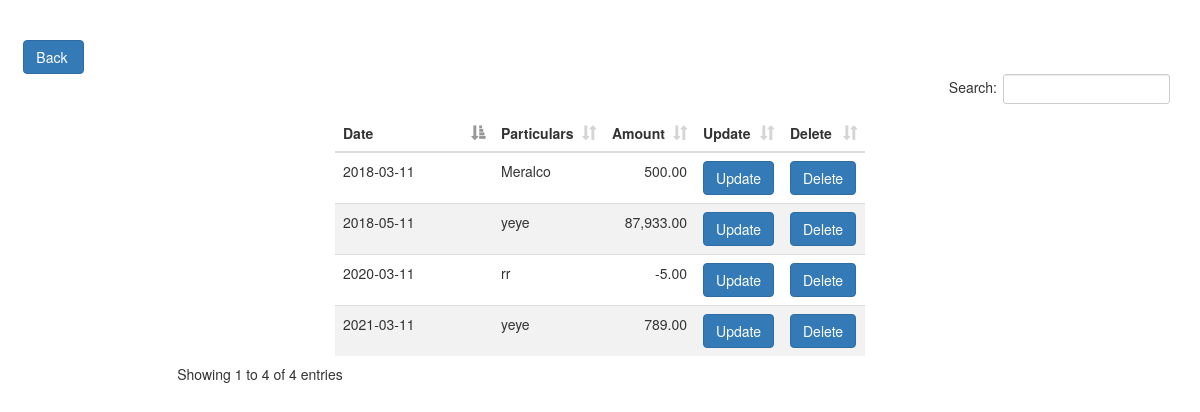
The page /Finance/DisbursementView.php on the database as committed earlier.
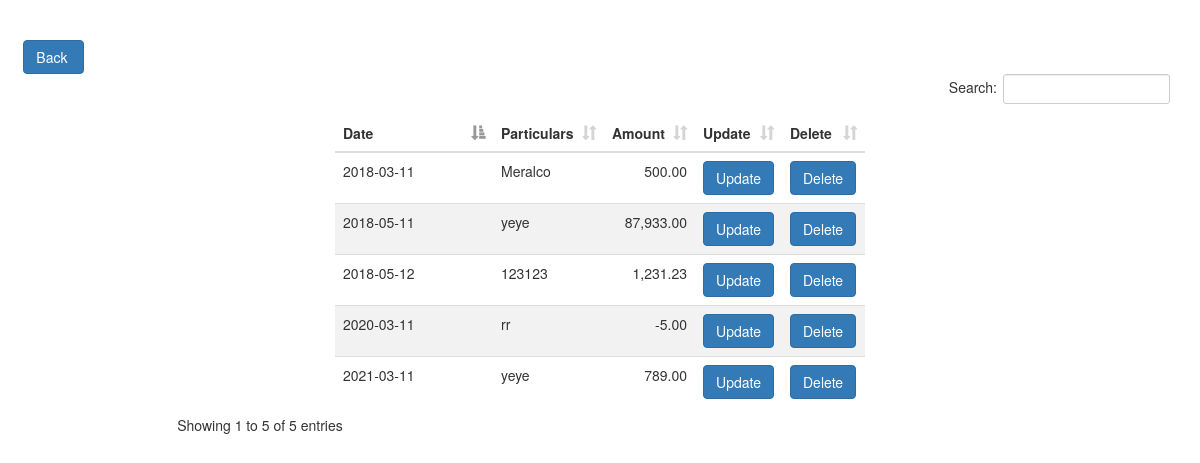
The same page on the database as committed later.
### tables this page shows
CREATE TABLE `finance_disbursement` (
  `disbursement_id` int(10) NOT NULL,
  `disbursement_date` date NOT NULL,
  `disbursement_particular` varchar(50) NOT NULL,
  `disbursement_amount` double NOT NULL,
  `dis` varchar(7) NOT NULL
);

### Finance/DisbursementView.php (the view, shortened to what this page needs)
<!DOCTYPE html>
<html lang="en">
  <head>
    <link href="css/bootstrap.min.css" rel="stylesheet">
    <link href="css/css/mis.css" rel="stylesheet">
    <link href="vendor/css/dataTables.bootstrap.min.css" rel="stylesheet">
      </head>
  <body>
<br><br>
        <button type="button" class="btn btn-primary col-lg-offset-0" onclick="location.href = 'Disbursement.php';"  >Back
</button>
<link href="Style.css" style="text/css" rel="stylesheet">
</head>
<center>
	<?php
include('dbcon.php');
$res = mysqli_query($con, "SELECT * FROM `finance_disbursement`");
$tp = 0;?>
<div class="container">
  <div class="table-responsive">
  <table class="table table table-hover" id="mytable">
  <thead>
     <tr>
      <th scope="col">Date</th>
      <th scope="col">Particulars</th>
      <th scope="col">Amount</th>
      <th scope="col">Update</th>
      <th scope="col">Delete</th></tr>
  </thead>
<?php
while($row = mysqli_fetch_assoc($res)){
$id = $row["disbursement_id"];?>
<tr>
	<td><?php echo $row["disbursement_date"]?></td>
	<td><?php echo $row["disbursement_particular"]?></td>
	<td class='amount'><?php echo number_format($row["disbursement_amount"],2)?></td>
<td><a href="DisbursementUpdate.php?id=<?php echo $row['disbursement_id']?>" class="btn btn-primary">Update</a></td>
    <td><input type="button" onClick="deleteme(<?php echo $row['disbursement_id']?>)" name="Delete" value="Delete" class="btn btn-primary"></td>
    </tr>
<?php
}
?>
</div>
  </div>
</center>
</body>
</html>

### Finance/Style.css (style rules this page uses)
body { background-color: white; }

### Finance/DisbursementView.php (style rules this page uses)
table { border-collapse: collapse; width:50%; }
th,td { text-align:left; padding:5px; }
tr:nth-child(even) { background-color:#f2f2f2; }
td.amount { text-align: right; }

Rows that differ between the two databases and show on the page:
added finance_disbursement: disbursement_date "2018-05-12", disbursement_particular "123123", disbursement_amount "1,231.23"
Other text that changed with them:
text written by a page script: "Search: Showing 1 to 4 of 4 entries" → "Search: Showing 1 to 5 of 5 entries"
